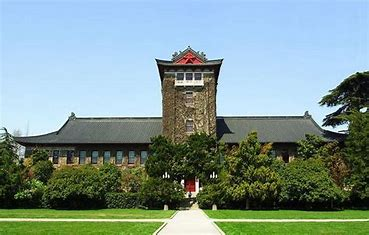
#> input picture Computer Vision/hw3/pictures/OIP (1).jpg, 369 x 235 px, given as the content of the folder ./search request, which was not available
$ python shape.py
#> lines starting #> are read from the running program, lines starting #| are printed output that depends on the picture; after the words box and inside, x2 and y2 are one past the last pixel; in counts of white or black regions, pixels touching at a corner belong together; pictures that were not available may be replaced by others from this repository, and a replacement may not be noted
#> in image_search, query is the input picture: shape (235, 369, 3); mean B, G, R 144.3, 149.3, 126.6
import cv2
import numpy as np
import os

def calculate_shape_features(image):
    # 将图像转换为灰度图像
    gray = cv2.cvtColor(image, cv2.COLOR_BGR2GRAY)
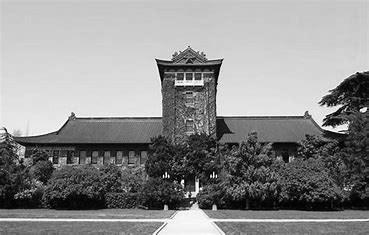
#> gray: shape (235, 369); min 0, max 255, mean 142
    # 对图像进行阈值处理
    _, thresh = cv2.threshold(gray, 0, 255, cv2.THRESH_BINARY_INV + cv2.THRESH_OTSU)
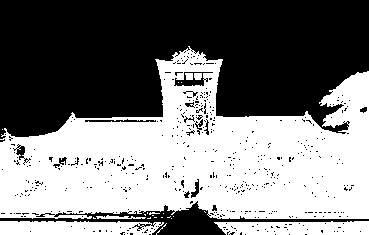
#> thresh: shape (235, 369); 49% white; 23 white regions (17 under 20 px)
    # 查找轮廓
    contours, _ = cv2.findContours(thresh, cv2.RETR_EXTERNAL, cv2.CHAIN_APPROX_SIMPLE)
#> contours = 19 contours, 15 with area under 20; largest, box (x1, y1, x2, y2) and area: (0, 46, 369, 219) 39559, (0, 221, 164, 235) 1908, (214, 221, 369, 235) 1760, (96, 215, 146, 219) 67
    # 计算图像的形状特征（轮廓面积和周长）
    area = cv2.contourArea(contours[0])
#> area = 3.5
    perimeter = cv2.arcLength(contours[0], True)
#> perimeter = 32.04
    # 将形状特征组合为特征向量
    features = np.array([area, perimeter])
#> features = [3.5, 32.04]
    return features

def image_search(query_image, dataset_folder, num_results):
    # 加载检索请求图像
    query = cv2.imread(query_image)
    # 计算检索请求图像的形状特征
    query_features = calculate_shape_features(query)
#> query_features = [3.5, 32.04]

    results = []
    # 遍历数据集中的图像
    for filename in os.listdir(dataset_folder):
        # 加载图像
        image_path = os.path.join(dataset_folder, filename)
        image = cv2.imread(image_path)
        # 计算当前图像的形状特征
        image_features = calculate_shape_features(image)
#> image_features = [3.5, 32.04]
        # 计算与检索请求图像的特征之间的欧氏距离
        distance = np.linalg.norm(query_features - image_features)
#> distance = 0
        # 将图像路径和对应的距离添加到结果列表中
        results.append((image_path, distance))

    # 根据距离进行排序
    results = sorted(results, key=lambda x: x[1])

    # 返回前num_results个结果
    return results[:num_results]

# 设置检索请求图像路径和数据集文件夹路径
query_images_folder = './search request'
dataset_folder = './pictures'

# 循环处理每个检索请求图像
for query_image in os.listdir(query_images_folder):
    # 打印当前检索请求图像的名称
    print("Query Image:", query_image)
    # 执行图像检索
    results = image_search(os.path.join(query_images_folder, query_image), dataset_folder, 3)
    # 打印检索结果
    for i, result in enumerate(results):
        print("Result", i+1, ":", result[0])

$ run again, on Computer Vision/hw3/pictures/OIP (15).jpg
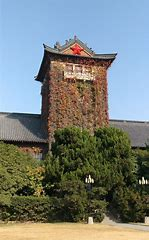
#> input picture Computer Vision/hw3/pictures/OIP (15).jpg, 149 x 240 px, given as the content of the folder ./search request, which was not available
#> in image_search, query is the input picture: shape (240, 149, 3); mean B, G, R 124.5, 128.2, 120.7
#> in calculate_shape_features, `_, thresh = cv2.threshold(gray, 0, 255, cv2.THRESH_BINARY_INV + cv2.TH..`:
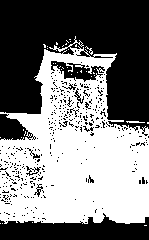
#> thresh: shape (240, 149); 49.3% white; 37 white regions (34 under 20 px)
#> contours = 23 contours, 22 with area under 20; largest, box (x1, y1, x2, y2) and area: (0, 36, 149, 224) 18878
#> area = 0
#> perimeter = 4
#> features = [0, 4]
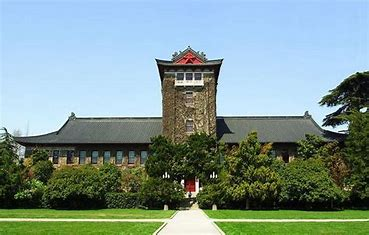
#> input picture Computer Vision/hw3/pictures/OIP (1).jpg, 369 x 235 px
#> in image_search, image is the input picture: shape (235, 369, 3); mean B, G, R 144.3, 149.3, 126.6
#> gray: shape (235, 369)
#> thresh: shape (235, 369); 49% white; 23 white regions (17 under 20 px)
#> contours = 19 contours, 15 with area under 20; largest, box (x1, y1, x2, y2) and area: (0, 46, 369, 219) 39559, (0, 221, 164, 235) 1908, (214, 221, 369, 235) 1760, (96, 215, 146, 219) 67
#> image_features = [3.5, 32.04]
#> distance = 28.26

$ run again, on Computer Vision/hw3/pictures/OIP (16).jpg
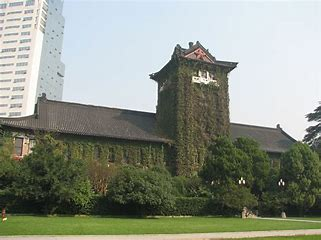
#> input picture Computer Vision/hw3/pictures/OIP (16).jpg, 321 x 240 px, given as the content of the folder ./search request, which was not available
#> in image_search, query is the input picture: shape (240, 321, 3); mean B, G, R 134.7, 147.4, 141.5
#> in calculate_shape_features, `_, thresh = cv2.threshold(gray, 0, 255, cv2.THRESH_BINARY_INV + cv2.TH..`:
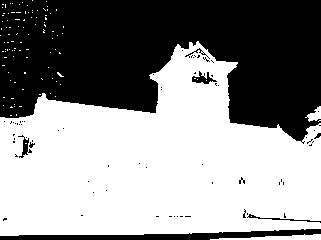
#> thresh: shape (240, 321); 55% white; 70 black regions (62 under 20 px)
#> contours = 100 contours, 97 with area under 20; largest, box (x1, y1, x2, y2) and area: (0, 41, 321, 236) 41574, (210, 234, 321, 240) 264, (305, 106, 321, 122) 104
#> area = 263.5
#> perimeter = 227.9
#> features = [263.5, 227.9]
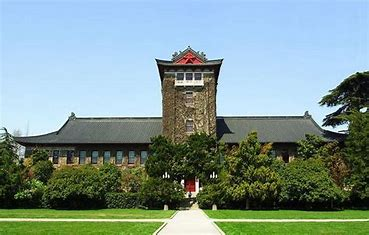
#> input picture Computer Vision/hw3/pictures/OIP (1).jpg, 369 x 235 px
#> in image_search, image is the input picture: shape (235, 369, 3); mean B, G, R 144.3, 149.3, 126.6
#> gray: shape (235, 369)
#> thresh: shape (235, 369); 49% white; 23 white regions (17 under 20 px)
#> contours = 19 contours, 15 with area under 20; largest, box (x1, y1, x2, y2) and area: (0, 46, 369, 219) 39559, (0, 221, 164, 235) 1908, (214, 221, 369, 235) 1760, (96, 215, 146, 219) 67
#> image_features = [3.5, 32.04]
#> distance = 325.5
